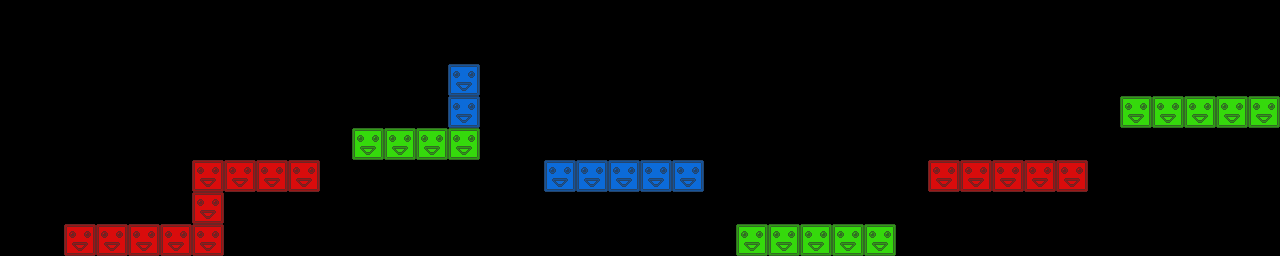

This game map was drawn from its Tiled (.tmx) file and the tilesets committed beside it. A one-line description and the trimmed map source follow:
An orthogonal 40x8 tile map with 32x32 px tiles, 3 tile layers (red, green, blue) and 11 objects.

<map version="1.0" orientation="orthogonal" renderorder="right-down" width="40" height="8" tilewidth="32" tileheight="32">
 <tileset firstgid="1" name="blocks" tilewidth="32" tileheight="32">
  <image source="blocks.png" width="96" height="32" />
 </tileset>
 <layer name="red" width="40" height="8">
  <data>[320 cells, 15 non-empty, 1 distinct tile ids]</data>
 </layer>
 <layer name="green" width="40" height="8">
  <data>[320 cells, 14 non-empty, 1 distinct tile ids]</data>
 </layer>
 <layer name="blue" width="40" height="8">
  <data>[320 cells, 7 non-empty, 1 distinct tile ids]</data>
 </layer>
 <objectgroup name="crystals">
  <object x="147" y="209">
   <ellipse />
  </object>
  <object x="304" y="142">
   <ellipse />
  </object>
  <object x="519" y="64">
   <ellipse />
  </object>
  <object x="773" y="170">
   <ellipse />
  </object>
  <object x="1046" y="130">
   <ellipse />
  </object>
  <object x="1225" y="74">
   <ellipse />
  </object>
 </objectgroup>
 <objectgroup name="spikes">
  <object x="240" y="140">
   <ellipse />
  </object>
  <object x="578" y="122">
   <ellipse />
  </object>
  <object x="855" y="209">
   <ellipse />
  </object>
  <object x="1184" y="82">
   <ellipse />
  </object>
  <object x="1008" y="141">
   <ellipse />
  </object>
 </objectgroup>
</map>
